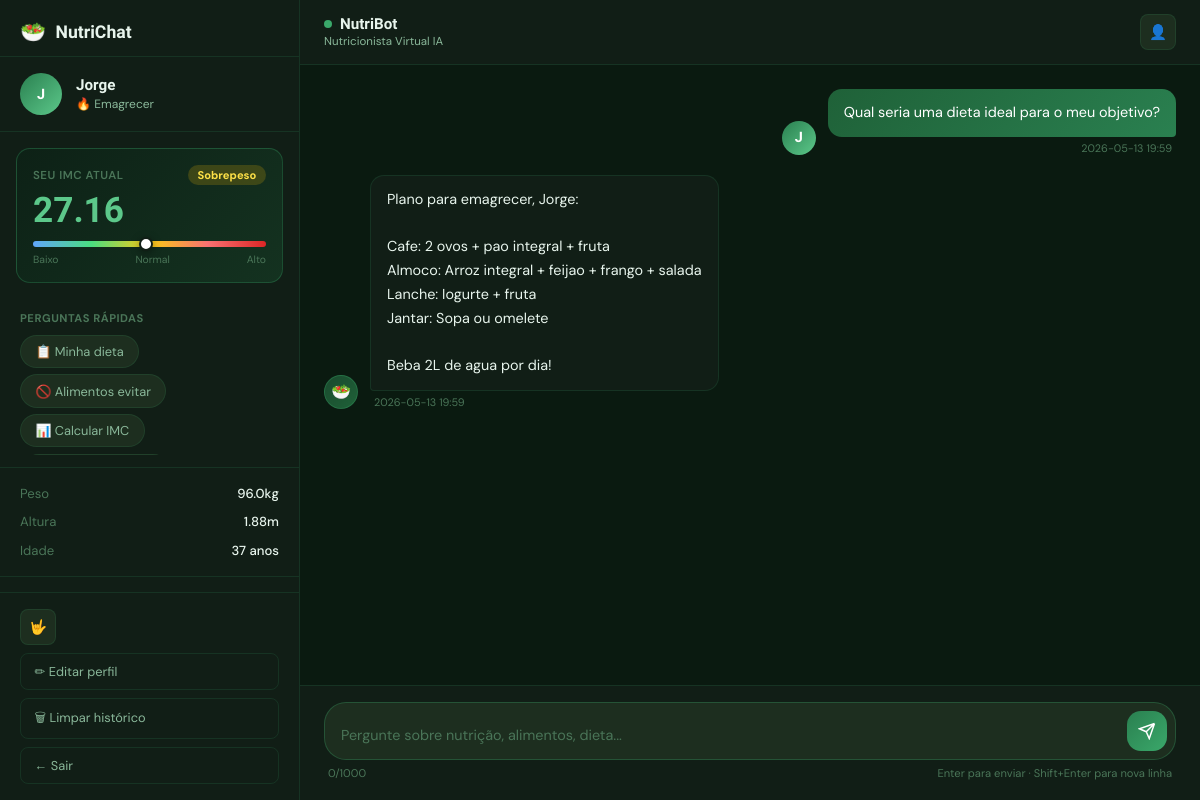
Before: /chat (signed in) with the older database file.
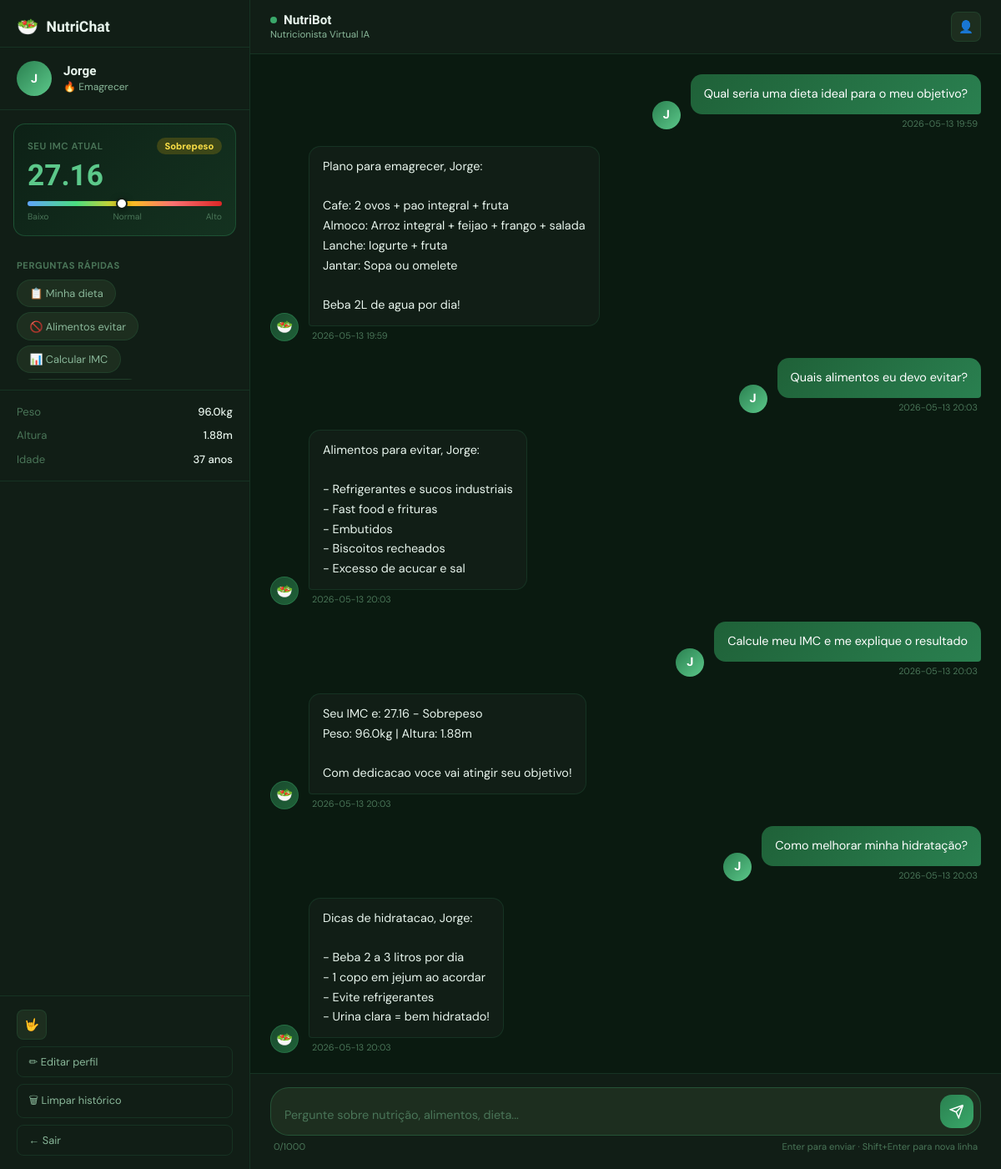
After: the same page with the newer database file.
### tables this page shows
CREATE TABLE users (
    id INTEGER PRIMARY KEY AUTOINCREMENT,
    nome TEXT NOT NULL,
    email TEXT UNIQUE NOT NULL,
    senha_hash TEXT NOT NULL,
    idade INTEGER,
    peso REAL,
    altura REAL,
    objetivo TEXT DEFAULT 'manter_peso',  -- emagrecer | ganhar_massa | manter_peso
    nivel_atividade TEXT DEFAULT 'sedentario',
    data_cadastro TIMESTAMP DEFAULT CURRENT_TIMESTAMP,
    ultimo_login TIMESTAMP
);

CREATE TABLE imc_records (
    id INTEGER PRIMARY KEY AUTOINCREMENT,
    user_id INTEGER NOT NULL,
    peso REAL NOT NULL,
    altura REAL NOT NULL,
    imc REAL NOT NULL,
    classificacao TEXT NOT NULL,
    data_registro TIMESTAMP DEFAULT CURRENT_TIMESTAMP,
    FOREIGN KEY (user_id) REFERENCES users(id) ON DELETE CASCADE
);

CREATE TABLE conversations (
    id INTEGER PRIMARY KEY AUTOINCREMENT,
    user_id INTEGER NOT NULL,
    role TEXT NOT NULL,       -- 'user' ou 'assistant'
    message TEXT NOT NULL,
    timestamp TIMESTAMP DEFAULT CURRENT_TIMESTAMP,
    FOREIGN KEY (user_id) REFERENCES users(id) ON DELETE CASCADE
);

### app.py (the view)
@app.route('/chat')
@login_required
def chat():
    user = get_current_user()
    db = get_db()
    historico = list(reversed(db.execute(
        'SELECT role, message, timestamp FROM conversations WHERE user_id = ? ORDER BY timestamp DESC LIMIT 50',
        (session['user_id'],)).fetchall()))
    imc, classificacao = calcular_imc(user['peso'], user['altura'])
    evolucao = list(reversed(db.execute(
        'SELECT peso, imc, data_registro FROM imc_records WHERE user_id = ? ORDER BY data_registro DESC LIMIT 10',
        (session['user_id'],)).fetchall()))
    return render_template('chat.html', user=user, historico=historico, imc=imc, classificacao=classificacao, evolucao=evolucao)

### app.py (called while the page is built)
def get_db():
    if 'db' not in g:
        g.db = sqlite3.connect(DATABASE)
        g.db.row_factory = sqlite3.Row
    return g.db

def login_required(f):
    @wraps(f)
    def decorated(*args, **kwargs):
        if 'user_id' not in session:
            return redirect(url_for('login'))
        return f(*args, **kwargs)
    return decorated

def get_current_user():
    if 'user_id' not in session:
        return None
    return get_db().execute('SELECT * FROM users WHERE id = ?', (session['user_id'],)).fetchone()

def calcular_imc(peso, altura):
    if not peso or not altura or altura <= 0 or peso <= 0:
        return None, None
    imc = peso / (altura ** 2)
    if imc < 18.5: cls = "Abaixo do peso"
    elif imc < 25.0: cls = "Peso normal"
    elif imc < 30.0: cls = "Sobrepeso"
    elif imc < 35.0: cls = "Obesidade grau I"
    elif imc < 40.0: cls = "Obesidade grau II"
    else: cls = "Obesidade grau III"
    return round(imc, 2), cls

### templates/chat.html (shortened to what this page needs)
<!DOCTYPE html>
<html lang="pt-BR">
<head>
    <link rel="stylesheet" href="{{ url_for('static', filename='css/main.css') }}">
    <link rel="stylesheet" href="{{ url_for('static', filename='css/chat.css') }}">
</head>
<body class="chat-body">
<aside class="sidebar" id="sidebar">
    <div class="sidebar-header">
        <div class="sidebar-logo">
            <span class="logo-icon-sm">🥗</span>
            <span>NutriChat</span>
        </div>
    </div>
    <div class="user-card">
        <div class="user-avatar">{{ user['nome'][0].upper() }}</div>
        <div class="user-info">
            <div class="user-name">{{ user['nome'].split()[0] }}</div>
            <div class="user-goal">
                {% if user['objetivo'] == 'emagrecer' %}🔥 Emagrecer
                {% elif user['objetivo'] == 'ganhar_massa' %}💪 Ganhar massa
                {% else %}⚖ Manter peso{% endif %}
            </div>
        </div>
    </div>
    <div class="imc-card">
        <div class="imc-header">
            <span class="imc-label">Seu IMC atual</span>
            {% if imc %}
            <span class="imc-badge {{ 'normal' if 18.5 <= imc < 25 else 'warning' if imc < 30 else 'danger' }}">
                {{ classificacao }}
            </span>
            {% endif %}
        </div>
        {% if imc %}
        <div class="imc-value">{{ imc }}</div>
        <div class="imc-bar-wrap">
            <div class="imc-bar">
                <div class="imc-needle" style="left: {{ [[((imc - 15) / 25 * 100)|round(1), 0]|max, 100]|min }}%"></div>
            </div>
            <div class="imc-labels">
                <span>Baixo</span><span>Normal</span><span>Alto</span>
            </div>
        </div>
        {% else %}
        <div class="imc-empty">
            <p>Complete seu perfil para ver seu IMC</p>
        </div>
        {% endif %}
    </div>
    <div class="quick-section">
        <div class="quick-title">Perguntas rápidas</div>
        <div class="quick-chips" id="quickChips">
            <button class="chip" data-msg="Qual seria uma dieta ideal para o meu objetivo?">📋 Minha dieta</button>
            <button class="chip" data-msg="Quais alimentos eu devo evitar?">🚫 Alimentos evitar</button>
            <button class="chip" data-msg="Calcule meu IMC e me explique o resultado">📊 Calcular IMC</button>
        </div>
    </div>
    <div class="profile-data">
        <div class="profile-row">
            <span>Peso</span>
            <span>{{ user['peso'] }}kg</span>
        </div>
        <div class="profile-row">
            <span>Altura</span>
            <span>{{ user['altura'] }}m</span>
        </div>
        <div class="profile-row">
            <span>Idade</span>
            <span>{{ user['idade'] }} anos</span>
        </div>
    </div>
    <div class="sidebar-actions">
        <button class="icon-btn libras-btn" id="btnLibras" title="Acessibilidade em Libras" aria-label="Abrir painel de Libras">🤟</button>
        <button class="action-btn" id="btnEditProfile">✏ Editar perfil</button>
        <button class="action-btn action-btn-danger" id="btnClearChat">🗑 Limpar histórico</button>
        <a href="/logout" class="action-btn action-btn-logout">← Sair</a>
    </div>
</aside>
<main class="chat-main">
    <header class="chat-header">
        <div class="chat-header-info">
            <div class="bot-status">
                <span class="status-dot"></span>
                <span class="bot-name">NutriBot</span>
            </div>
            <span class="bot-subtitle">Nutricionista Virtual IA</span>
        </div>
        <div class="header-actions">
            <button class="icon-btn" id="btnHeaderProfile" title="Editar perfil">👤</button>
        </div>
    </header>
    <div class="messages-area" id="messagesArea">
        {% if not historico %}
        <div class="welcome-screen">
            <div class="welcome-icon">🥗</div>
            <h2>Olá, {{ user['nome'].split()[0] }}!</h2>
            <p>Sou a <strong>NutriBot</strong>, sua nutricionista virtual com inteligência artificial.<br>
            Estou aqui para te ajudar com alimentação saudável, cálculo de IMC e muito mais!</p>
            <div class="welcome-chips">
                <button class="chip chip-lg" data-msg="Olá! Pode me dar um plano alimentar para o meu objetivo?">🍽 Quero um plano alimentar</button>
                <button class="chip chip-lg" data-msg="Calcule meu IMC e interprete para mim">📊 Calcular meu IMC</button>
                <button class="chip chip-lg" data-msg="Quais são os alimentos mais nutritivos que devo incluir na dieta?">🥦 Alimentos nutritivos</button>
            </div>
        </div>
        {% else %}
        {% for msg in historico %}
        <div class="message {{ 'user-message' if msg['role'] == 'user' else 'bot-message' }}">
            {% if msg['role'] == 'assistant' %}
            <div class="msg-avatar bot-avatar">🥗</div>
            {% endif %}
            <div class="msg-bubble">
                <div class="msg-text">{{ msg['message'] | replace('\n', '<br>') | safe }}</div>
                <div class="msg-time">{{ msg['timestamp'][:16] if msg['timestamp'] else '' }}</div>
            </div>
            {% if msg['role'] == 'user' %}
            <div class="msg-avatar user-avatar">{{ user['nome'][0].upper() }}</div>
            {% endif %}
        </div>
        {% endfor %}
        {% endif %}
    </div>
    <div class="chat-input-area">
        <div class="input-container">
            <textarea
                id="messageInput"
                class="message-input"
                placeholder="Pergunte sobre nutrição, alimentos, dieta..."
                rows="1"
                maxlength="1000"
            ></textarea>
            <button class="send-btn" id="sendBtn" aria-label="Enviar">
                <svg viewBox="0 0 24 24" fill="none" stroke="currentColor" stroke-width="2">
                    <path d="M22 2L11 13M22 2L15 22L11 13M22 2L2 9L11 13"/>
                </svg>
            </button>
        </div>
        <div class="input-footer">
            <span class="char-count" id="charCount">0/1000</span>
            <span class="input-hint">Enter para enviar · Shift+Enter para nova linha</span>
        </div>
    </div>
</main>
</body>
</html>

### static/css/main.css (style rules this page uses)
:root { --green-900: #0d2116; --green-800: #143220; --green-700: #1a4a2e; --green-600: #1f6138; --green-500: #2a8050; --green-400: #3aa86a; --green-300: #5cc88a; --green-200: #9de8bc; --green-100: #d4f5e4; --green-50: #f0fdf6; --lime-400: #a3e635; --lime-300: #bef264; --bg-dark: #0a1a10; --surface: #111e16; --surface-2: #162310; --surface-3: #1d2e1f; --border: rgba(58, 168, 106, 0.15); --border-strong: rgba(58, 168, 106, 0.3); --text-primary: #e8f5ed; --text-secondary: #8ab89a; --text-muted: #4a7558; --radius-sm: 8px; --radius-md: 14px; --radius-lg: 22px; --radius-xl: 32px; --shadow-sm: 0 2px 8px rgba(0,0,0,0.3); --shadow-md: 0 8px 32px rgba(0,0,0,0.4); --shadow-glow: 0 0 40px rgba(42, 128, 80, 0.2); --font-display: 'Cabinet Grotesk', sans-serif; --font-body: 'DM Sans', sans-serif; --transition: 0.2s cubic-bezier(0.4, 0, 0.2, 1); }
*, *::before, *::after { box-sizing: border-box; margin: 0; padding: 0; }
html { font-size: 16px; scroll-behavior: smooth; }
body { font-family: var(--font-body); background: var(--bg-dark); color: var(--text-primary); -webkit-font-smoothing: antialiased; min-height: 100vh; overflow-x: hidden; }
.chip { background: var(--surface-3); border: 1px solid var(--border); color: var(--text-secondary); padding: 0.45rem 0.9rem; border-radius: 100px; font-family: var(--font-body); font-size: 0.8rem; cursor: pointer; transition: all var(--transition); white-space: nowrap; }

Changed rows visible on the page:
added conversations: message "Quais alimentos eu devo evitar?", timestamp "2026-05-13 20:03", {{ user['nome'][0].upper() }} "J", role "user" (drawn)
added conversations: message "Alimentos para evitar, Jorge: - Refrigerantes e sucos industriais - Fast food e frituras - Embutidos - Biscoitos recheados - Excesso de acucar e sal", timestamp "2026-05-13 20:03", role "assistant" (drawn)
added conversations: message "Calcule meu IMC e me explique o resultado", timestamp "2026-05-13 20:03", {{ user['nome'][0].upper() }} "J", role "user" (drawn)
added conversations: message "Seu IMC e: 27.16 - Sobrepeso Peso: 96.0kg | Altura: 1.88m Com dedicacao voce vai atingir seu objetivo!", timestamp "2026-05-13 20:03", role "assistant" (drawn)
added conversations: message "Como melhorar minha hidratação?", timestamp "2026-05-13 20:03", {{ user['nome'][0].upper() }} "J", role "user" (drawn)
added conversations: message "Dicas de hidratacao, Jorge: - Beba 2 a 3 litros por dia - 1 copo em jejum ao acordar - Evite refrigerantes - Urina clara = bem hidratado!", timestamp "2026-05-13 20:03", role "assistant" (drawn)
